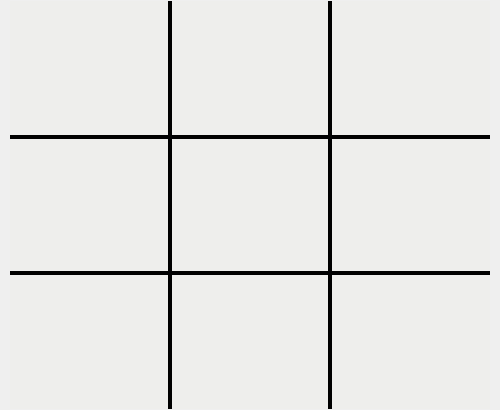
<?xml version="1.0" encoding="UTF-8"?>
<ui version="4.0">
 <class>TicTacToeGame</class>
 <widget class="QWidget" name="TicTacToeGame">
  <property name="geometry">
   <rect>
    <x>0</x>
    <y>0</y>
    <width>500</width>
    <height>410</height>
   </rect>
  </property>
  <property name="windowTitle">
   <string>Form</string>
  </property>
  <widget class="QPushButton" name="btn00">
   <property name="geometry">
    <rect>
     <x>10</x>
     <y>1</y>
     <width>160</width>
     <height>136</height>
    </rect>
   </property>
   <property name="font">
    <font>
     <pointsize>70</pointsize>
     <weight>75</weight>
     <bold>true</bold>
    </font>
   </property>
   <property name="styleSheet">
    <string notr="true">outline: 0;
border: 2px solid black;
border-left: 0;
border-top: 0;
background-color: rgb(238, 238, 236);</string>
   </property>
   <property name="text">
    <string/>
   </property>
  </widget>
  <widget class="QPushButton" name="btn01">
   <property name="geometry">
    <rect>
     <x>170</x>
     <y>1</y>
     <width>160</width>
     <height>136</height>
    </rect>
   </property>
   <property name="font">
    <font>
     <pointsize>70</pointsize>
     <weight>75</weight>
     <bold>true</bold>
    </font>
   </property>
   <property name="styleSheet">
    <string notr="true">outline: 0;
border: 2px solid black;
border-top: 0;
background-color: rgb(238, 238, 236);</string>
   </property>
   <property name="text">
    <string/>
   </property>
  </widget>
  <widget class="QPushButton" name="btn02">
   <property name="geometry">
    <rect>
     <x>330</x>
     <y>1</y>
     <width>160</width>
     <height>136</height>
    </rect>
   </property>
   <property name="font">
    <font>
     <pointsize>70</pointsize>
     <weight>75</weight>
     <bold>true</bold>
    </font>
   </property>
   <property name="styleSheet">
    <string notr="true">outline: 0;
border: 2px solid black;
border-right: 0;
border-top: 0;
background-color: rgb(238, 238, 236);</string>
   </property>
   <property name="text">
    <string/>
   </property>
  </widget>
  <widget class="QPushButton" name="btn10">
   <property name="geometry">
    <rect>
     <x>10</x>
     <y>137</y>
     <width>160</width>
     <height>136</height>
    </rect>
   </property>
   <property name="font">
    <font>
     <pointsize>70</pointsize>
     <weight>75</weight>
     <bold>true</bold>
    </font>
   </property>
   <property name="styleSheet">
    <string notr="true">outline: 0;
border: 2px solid black;
border-left: 0;
background-color: rgb(238, 238, 236);</string>
   </property>
   <property name="text">
    <string/>
   </property>
  </widget>
  <widget class="QPushButton" name="btn11">
   <property name="geometry">
    <rect>
     <x>170</x>
     <y>137</y>
     <width>160</width>
     <height>136</height>
    </rect>
   </property>
   <property name="font">
    <font>
     <pointsize>70</pointsize>
     <weight>75</weight>
     <bold>true</bold>
    </font>
   </property>
   <property name="styleSheet">
    <string notr="true">outline: 0;
border: 2px solid black;
background-color: rgb(238, 238, 236);</string>
   </property>
   <property name="text">
    <string/>
   </property>
  </widget>
  <widget class="QPushButton" name="btn12">
   <property name="geometry">
    <rect>
     <x>330</x>
     <y>137</y>
     <width>160</width>
     <height>136</height>
    </rect>
   </property>
   <property name="font">
    <font>
     <pointsize>70</pointsize>
     <weight>75</weight>
     <bold>true</bold>
    </font>
   </property>
   <property name="styleSheet">
    <string notr="true">outline: 0;
border: 2px solid black;
border-right: 0;
background-color: rgb(238, 238, 236);</string>
   </property>
   <property name="text">
    <string/>
   </property>
  </widget>
  <widget class="QPushButton" name="btn20">
   <property name="geometry">
    <rect>
     <x>10</x>
     <y>273</y>
     <width>160</width>
     <height>136</height>
    </rect>
   </property>
   <property name="font">
    <font>
     <pointsize>70</pointsize>
     <weight>75</weight>
     <bold>true</bold>
    </font>
   </property>
   <property name="styleSheet">
    <string notr="true">outline: 0;
border: 2px solid black;
border-left: 0;
border-bottom: 0;
background-color: rgb(238, 238, 236);</string>
   </property>
   <property name="text">
    <string/>
   </property>
  </widget>
  <widget class="QPushButton" name="btn21">
   <property name="geometry">
    <rect>
     <x>170</x>
     <y>273</y>
     <width>160</width>
     <height>136</height>
    </rect>
   </property>
   <property name="font">
    <font>
     <pointsize>70</pointsize>
     <weight>75</weight>
     <bold>true</bold>
    </font>
   </property>
   <property name="styleSheet">
    <string notr="true">outline: 0;
border: 2px solid black;
border-bottom: 0;
background-color: rgb(238, 238, 236);</string>
   </property>
   <property name="text">
    <string/>
   </property>
  </widget>
  <widget class="QPushButton" name="btn22">
   <property name="geometry">
    <rect>
     <x>330</x>
     <y>273</y>
     <width>160</width>
     <height>136</height>
    </rect>
   </property>
   <property name="font">
    <font>
     <pointsize>70</pointsize>
     <weight>75</weight>
     <bold>true</bold>
    </font>
   </property>
   <property name="styleSheet">
    <string notr="true">outline: 0;
border: 2px solid black;
border-right: 0;
border-bottom: 0;
background-color: rgb(238, 238, 236);</string>
   </property>
   <property name="text">
    <string/>
   </property>
  </widget>
 </widget>
 <resources/>
 <connections/>
</ui>
